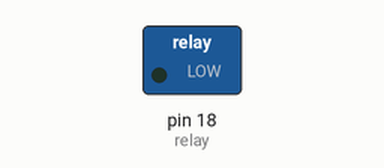
A program run on a simulated MicroPython board. On the bench: switched loads named in the program (green lamp = pin HIGH). Dashed ring = blinking. What the program prints to the serial console is not drawn.

Above: at 0.5 s.
Timing chart, 0 to 4.6 s (numbered marks = the images above):
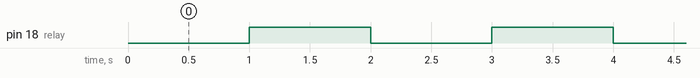

Measured:
- by itself, pin 18 (relay): alternates HIGH for 1.0 s and LOW for 1.0 s

The program:

relaytest.py
```python
from machine import Pin
from time import sleep

# Connect to Solenoid for test if you need
print("Test Start")

relay = Pin(18, Pin.OUT, value=1)  # default OFF (LOW trigger) , value=1

while True:
    relay.value(0)   # ON
    sleep(1)
    relay.value(1)   # OFF
    sleep(1)
```
